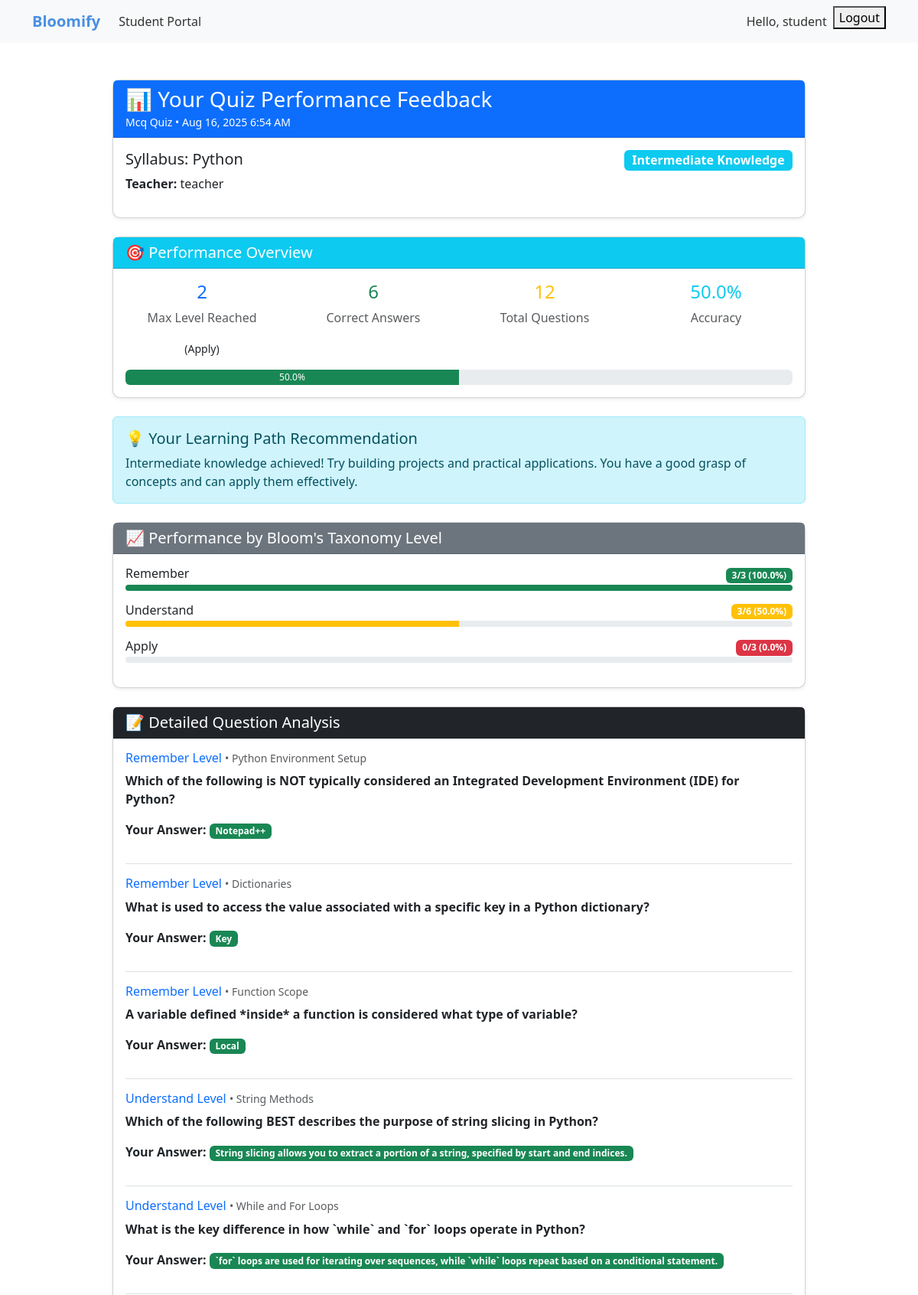
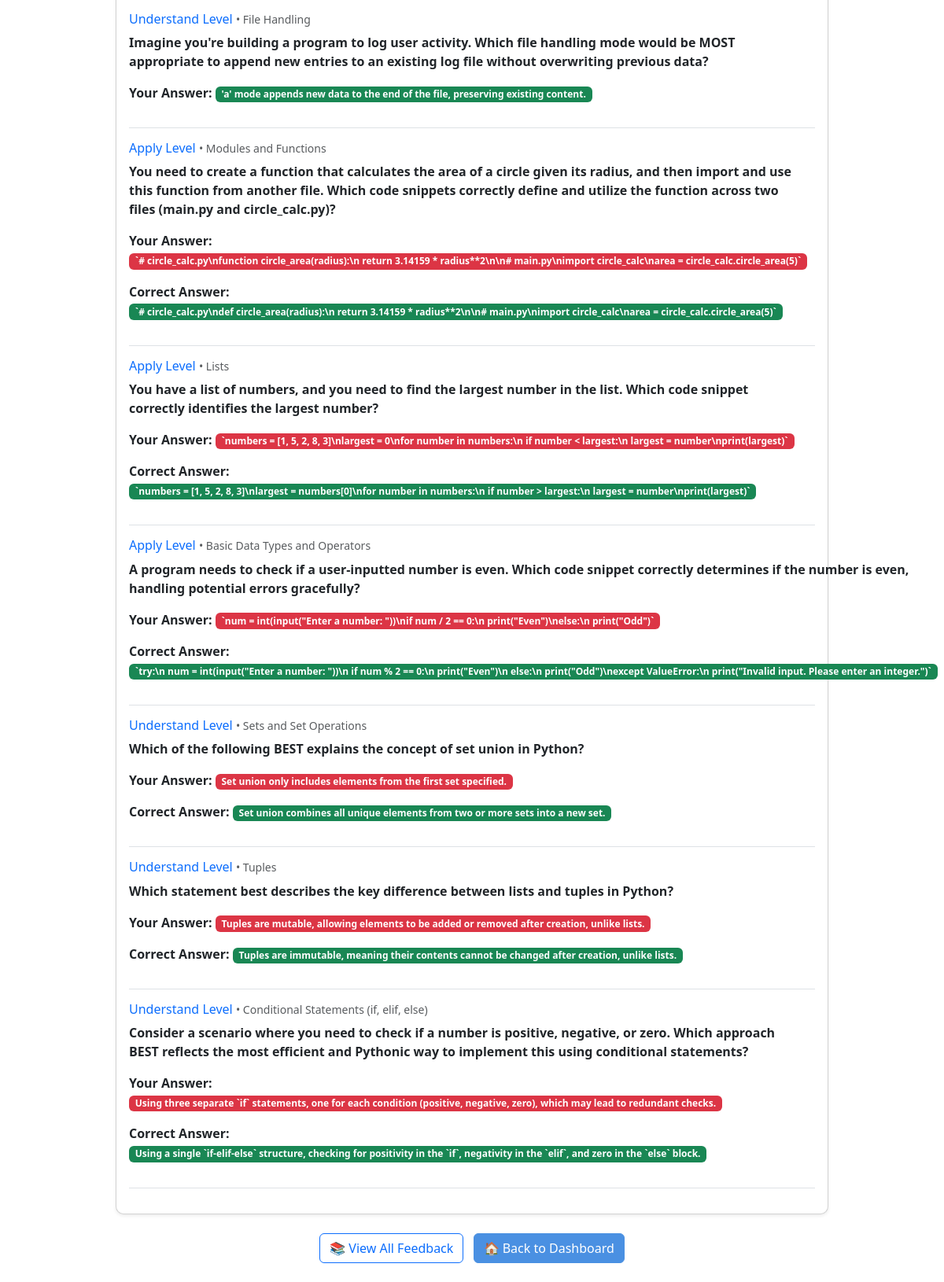
The app's page /feedback/detailed/1/ (signed in) with its own data (2 pictures, top to bottom).
### feedback/models.py (models this page shows, shortened)
class QuizFeedback(models.Model):
    QUIZ_TYPES = [
        ('mcq', 'Multiple Choice Questions'),
        ('descriptive', 'Descriptive Questions'),
    ]
    FEEDBACK_LEVELS = [
        ('basic', 'Basic Knowledge'),
        ('intermediate', 'Intermediate Knowledge'),
        ('advanced', 'Advanced Knowledge'),
        ('excellent', 'Excellent Knowledge'),
    ]
    student = models.ForeignKey(User, on_delete=models.CASCADE, related_name='quiz_feedbacks')
    teacher = models.ForeignKey(User, on_delete=models.CASCADE, related_name='given_feedbacks')
    syllabus = models.ForeignKey(Syllabus, on_delete=models.CASCADE)
    quiz_type = models.CharField(max_length=20, choices=QUIZ_TYPES)
    max_level_reached = models.IntegerField(default=0)  # 0-5 (representing remember to create)
    feedback_level = models.CharField(max_length=20, choices=FEEDBACK_LEVELS)
    feedback_message = models.TextField()
    total_questions_attempted = models.IntegerField(default=0)
    total_correct_answers = models.IntegerField(default=0)
    accuracy_percentage = models.FloatField(default=0.0)
    created_at = models.DateTimeField(auto_now_add=True)
    class Meta:
        ordering = ['-created_at']

class QuizQuestionResult(models.Model):
    feedback = models.ForeignKey(QuizFeedback, on_delete=models.CASCADE, related_name='question_results')
    bloom_level = models.CharField(max_length=20)  # remember, understand, apply, etc.
    question_text = models.TextField()
    student_answer = models.TextField()
    correct_option = models.CharField(max_length=500, blank=True, null=True)
    selected_option = models.CharField(max_length=500, blank=True, null=True)
    expected_keywords = models.JSONField(blank=True, null=True)  # Store as list
    matched_keywords = models.JSONField(blank=True, null=True)  # Store matching details
    is_correct = models.BooleanField(default=False)
    score_percentage = models.FloatField(default=0.0)
    topic = models.CharField(max_length=200, blank=True, null=True)
    created_at = models.DateTimeField(auto_now_add=True)
    class Meta:
        ordering = ['created_at']

### teachers/models.py (models this page shows, shortened)
class Syllabus(models.Model):
    teacher = models.ForeignKey(User, on_delete=models.CASCADE)
    teacher_name = models.CharField(max_length=100, blank=True, null=True)
    college = models.CharField(max_length=200, blank=True, null=True)
    title = models.CharField(max_length=200)
    content = models.TextField(blank=True, null=True)
    pdf_file = models.FileField(upload_to='syllabus/', blank=True, null=True)
    created_at = models.DateTimeField(auto_now_add=True)

### feedback/views.py (the view)
# urls.py: path('detailed/<int:feedback_id>/', views.detailed_feedback, name='detailed_feedback'),
@login_required
def detailed_feedback(request, feedback_id):
    feedback_data = FeedbackService.get_feedback_details(feedback_id)
    if not feedback_data:
        messages.error(request, "Feedback not found.")
        return redirect('students:dashboard')
    feedback = feedback_data['feedback']
    question_results = feedback_data['question_results']
    if feedback.student != request.user:
        messages.error(request, "You can only view your own feedback.")
        return redirect('students:dashboard')
    levels_data = {}
    bloom_levels = ['remember', 'understand', 'apply', 'analyze', 'evaluate', 'create']
    for level in bloom_levels:
        level_questions = question_results.filter(bloom_level=level)
        if level_questions.exists():
            levels_data[level] = {
                'questions': level_questions,
                'total': level_questions.count(),
                'correct': level_questions.filter(is_correct=True).count(),
                'accuracy': (level_questions.filter(is_correct=True).count() / level_questions.count()) * 100 if level_questions.count() > 0 else 0
            }
    context = {
        'feedback': feedback,
        'question_results': question_results,
        'levels_data': levels_data,
        'bloom_levels': bloom_levels,
        'max_level_name': bloom_levels[feedback.max_level_reached] if feedback.max_level_reached < len(bloom_levels) else 'create'
    }
    return render(request, 'feedback/detailed_feedback.html', context)

### feedback/services.py (called while the page is built)
    @staticmethod
    def get_feedback_details(feedback_id):
        try:
            feedback = QuizFeedback.objects.get(id=feedback_id)
            question_results = feedback.question_results.all()
            return {
                'feedback': feedback,
                'question_results': question_results
            }
        except QuizFeedback.DoesNotExist:
            return None

### students/templatetags/custom_tags.py (called while the page is built)
@register.filter(name='has_group')
def has_group(user, group_name):
    return user.groups.filter(name=group_name).exists()

### bloomify/templates/feedback/detailed_feedback.html (shortened to what this page needs)
{% extends 'base.html' %}
{% load feedback_tags %}
{% block content %}
<div class="container mt-5">
    <div class="row justify-content-center">
        <div class="col-md-10">
            <div class="card mb-4 shadow-sm">
                <div class="card-header bg-primary text-white">
                    <h3 class="mb-0">📊 Your Quiz Performance Feedback</h3>
                    <small>{{ feedback.quiz_type|title }} Quiz • {{ feedback.created_at|date:"M d, Y g:i A" }}</small>
                </div>
                <div class="card-body">
                    <div class="row">
                        <div class="col-md-8">
                            <h5>Syllabus: {{ feedback.syllabus.title }}</h5>
                            <p><strong>Teacher:</strong> {{ feedback.teacher.get_full_name|default:feedback.teacher.username }}</p>
                        </div>
                        <div class="col-md-4 text-end">
                            <span class="badge bg-{% if feedback.feedback_level == 'excellent' %}success{% elif feedback.feedback_level == 'advanced' %}warning{% elif feedback.feedback_level == 'intermediate' %}info{% else %}primary{% endif %} fs-6">
                                {{ feedback.feedback_level|title }} Knowledge
                            </span>
                        </div>
                    </div>
                </div>
            </div>
            <div class="card mb-4 shadow-sm">
                <div class="card-header bg-info text-white">
                    <h5 class="mb-0">🎯 Performance Overview</h5>
                </div>
                <div class="card-body">
                    <div class="row">
                        <div class="col-md-3 text-center">
                            <h4 class="text-primary">{{ feedback.max_level_reached }}</h4>
                            <p class="text-muted">Max Level Reached</p>
                            <small>({{ max_level_name|title }})</small>
                        </div>
                        <div class="col-md-3 text-center">
                            <h4 class="text-success">{{ feedback.total_correct_answers }}</h4>
                            <p class="text-muted">Correct Answers</p>
                        </div>
                        <div class="col-md-3 text-center">
                            <h4 class="text-warning">{{ feedback.total_questions_attempted }}</h4>
                            <p class="text-muted">Total Questions</p>
                        </div>
                        <div class="col-md-3 text-center">
                            <h4 class="text-info">{{ feedback.accuracy_percentage|floatformat:1 }}%</h4>
                            <p class="text-muted">Accuracy</p>
                        </div>
                    </div>
                    <div class="mt-3">
                        <div class="progress" style="height: 20px;">
                            <div class="progress-bar bg-success" role="progressbar"
                                 style="width: {{ feedback.accuracy_percentage }}%"
                                 aria-valuenow="{{ feedback.accuracy_percentage }}" aria-valuemin="0" aria-valuemax="100">
                                {{ feedback.accuracy_percentage|floatformat:1 }}%
                            </div>
                        </div>
                    </div>
                </div>
            </div>
            <div class="alert alert-{% if feedback.feedback_level == 'excellent' %}success{% elif feedback.feedback_level == 'advanced' %}warning{% elif feedback.feedback_level == 'intermediate' %}info{% else %}primary{% endif %} mb-4">
                <h5>💡 Your Learning Path Recommendation</h5>
                <p class="mb-0">{{ feedback.feedback_message }}</p>
            </div>
            {% if levels_data %}
            <div class="card mb-4 shadow-sm">
                <div class="card-header bg-secondary text-white">
                    <h5 class="mb-0">📈 Performance by Bloom's Taxonomy Level</h5>
                </div>
                <div class="card-body">
                    {% for level_name in bloom_levels %}
                        {% for level_data_key, level_data in levels_data.items %}
                            {% if level_data_key == level_name %}
                            <div class="mb-3">
                                <div class="d-flex justify-content-between align-items-center">
                                    <h6 class="mb-1">{{ level_name|title }}</h6>
                                    <span class="badge bg-{% if level_data.accuracy >= 70 %}success{% elif level_data.accuracy >= 50 %}warning{% else %}danger{% endif %}">
                                        {{ level_data.correct }}/{{ level_data.total }} ({{ level_data.accuracy|floatformat:1 }}%)
                                    </span>
                                </div>
                                <div class="progress" style="height: 8px;">
                                    <div class="progress-bar bg-{% if level_data.accuracy >= 70 %}success{% elif level_data.accuracy >= 50 %}warning{% else %}danger{% endif %}"
                                         style="width: {{ level_data.accuracy }}%"></div>
                                </div>
                            </div>
                            {% endif %}
                        {% endfor %}
                    {% endfor %}
                </div>
            </div>
            {% endif %}
            <div class="card mb-4 shadow-sm">
                <div class="card-header bg-dark text-white">
                    <h5 class="mb-0">📝 Detailed Question Analysis</h5>
                </div>
                <div class="card-body">
                    {% for result in question_results %}
                    <div class="border-bottom pb-3 mb-3">
                        <div class="d-flex justify-content-between align-items-start">
                            <div class="flex-grow-1">
                                <h6 class="text-primary">{{ result.bloom_level|title }} Level
                                    {% if result.topic %}
                                        <small class="text-muted">• {{ result.topic }}</small>
                                    {% endif %}
                                </h6>
                                <p class="fw-bold">{{ result.question_text }}</p>
                                {% if feedback.quiz_type == 'mcq' %}
                                    <p><strong>Your Answer:</strong>
                                        <span class="badge {% if result.is_correct %}bg-success{% else %}bg-danger{% endif %}">
                                            {{ result.selected_option }}
                                        </span>
                                    </p>
                                    {% if not result.is_correct %}
                                        <p><strong>Correct Answer:</strong>
                                            <span class="badge bg-success">{{ result.correct_option }}</span>
                                        </p>
                                    {% endif %}
                                {% endif %}
                            </div>
                        </div>
                    </div>
                    {% empty %}
                    <p class="text-muted">No question details available.</p>
                    {% endfor %}
                </div>
            </div>
            <div class="text-center mb-4">
                <a href="{% url 'feedback:feedback_history' %}" class="btn btn-outline-primary me-2">
                    📚 View All Feedback
                </a>
                <a href="{% url 'students:dashboard' %}" class="btn btn-primary">
                    🏠 Back to Dashboard
                </a>
            </div>
        </div>
    </div>
</div>
{% endblock %}

### bloomify/templates/base.html (shortened to what this page needs)
<!DOCTYPE html>
<html lang="en">
<head>
    <link href="https://cdn.jsdelivr.net/npm/bootstrap@5.3.0/dist/css/bootstrap.min.css" rel="stylesheet">
    {% load custom_tags %}
</head>
<body>
    <nav class="navbar navbar-expand-lg navbar-light bg-light mb-4">
        <div class="container">
            <a class="navbar-brand" href="/">Bloomify</a>
            <div class="collapse navbar-collapse" id="navbarNav">
                <ul class="navbar-nav me-auto">
                    {% if not user.is_authenticated %}
                    <li class="nav-item">
                        <a class="nav-link" href="{% url 'teachers:dashboard' %}">Teacher Portal</a>
                    </li>
                    <li class="nav-item">
                        <a class="nav-link" href="{% url 'students:dashboard' %}">Student Portal</a>
                    </li>
                    {% else %}
                    {% if user|has_group:"teacher" %}
                    <li class="nav-item">
                        <a class="nav-link" href="{% url 'teachers:dashboard' %}">Teacher Portal</a>
                    </li>
                    {% elif user|has_group:"student" %}
                    <li class="nav-item">
                        <a class="nav-link" href="{% url 'students:dashboard' %}">Student Portal</a>
                    </li>
                    {% endif %}
                    {% endif %}
                </ul>
                <ul class="navbar-nav ms-auto">
                    {% if user.is_authenticated %}
                    <li class="nav-item">
                        <span class="nav-link">Hello, {{ user.username }}</span>
                    </li>
                    <li class="nav-item">
                        <form action="{% url 'accounts:logout' %}" method="post">
                            <button type="submit">Logout</button>
                        </form>
                    </li>
                    {% endif %}
                </ul>
            </div>
        </div>
    </nav>
    <div class="container">
        {% block content %}{% endblock %}
    </div>
</body>
</html>

### bloomify/templates/base.html (style rules this page uses)
.navbar-brand { font-weight: bold; color: #4a90e2 !important; }
.nav-link { color: #333 !important; }
.card { border-radius: 10px; box-shadow: 0 2px 4px rgba(0, 0, 0, 0.1); }
.btn-primary { background-color: #4a90e2; border-color: #4a90e2; }

### records on screen
QuizFeedback: quiz_type "Mcq", created_at "Aug 16, 2025 6:54 AM", syllabus "Python", teacher.get_full_name "teacher", feedback_level "Intermediate", max_level_reached "2", total_correct_answers "6", total_questions_attempted "12", accuracy_percentage "50.0", feedback_message "Intermediate knowledge achieved! Try building projects and practical applications. You have a good grasp of concepts and can apply them effectively."
QuizQuestionResult: bloom_level "Remember", correct "3", total "3", accuracy "100.0", topic "Function Scope", question_text "A variable defined *inside* a function is considered what type of variable?", selected_option "Local"
QuizQuestionResult: bloom_level "Understand", correct "3", total "6", accuracy "50.0", topic "File Handling", question_text "Imagine you're building a program to log user activity. Which file handling mode would be MOST appropriate to append new entries to an existing log file without overwriting previous data?", selected_option "'a' mode appends new data to the end of the file, preserving existing content."
QuizQuestionResult: bloom_level "Remember", topic "Python Environment Setup", question_text "Which of the following is NOT typically considered an Integrated Development Environment (IDE) for Python?", selected_option "Notepad++"
QuizQuestionResult: bloom_level "Remember", topic "Dictionaries", question_text "What is used to access the value associated with a specific key in a Python dictionary?", selected_option "Key"
QuizQuestionResult: bloom_level "Understand", topic "String Methods", question_text "Which of the following BEST describes the purpose of string slicing in Python?", selected_option "String slicing allows you to extract a portion of a string, specified by start and end indices."
QuizQuestionResult: bloom_level "Understand", topic "While and For Loops", question_text "What is the key difference in how `while` and `for` loops operate in Python?", selected_option "`for` loops are used for iterating over sequences, while `while` loops repeat based on a conditional statement."
QuizQuestionResult: bloom_level "Apply", topic "Modules and Functions", question_text "You need to create a function that calculates the area of a circle given its radius, and then import and use this function from another file. Which code snippets correctly define and utilize the function across two files (main.py and circle_calc.py)?", selected_option "`# circle_calc.py\\nfunction circle_area(radius):\\n return 3.14159 * radius**2\\n\\n# main.py\\nimport circle_calc\\narea = circle_calc.circle_area(5)`", correct_option "`# circle_calc.py\\ndef circle_area(radius):\\n return 3.14159 * radius**2\\n\\n# main.py\\nimport circle_calc\\narea = circle_calc.circle_area(5)`"
QuizQuestionResult: bloom_level "Apply", topic "Lists", question_text "You have a list of numbers, and you need to find the largest number in the list. Which code snippet correctly identifies the largest number?", selected_option "`numbers = [1, 5, 2, 8, 3]\\nlargest = 0\\nfor number in numbers:\\n if number < largest:\\n largest = number\\nprint(largest)`", correct_option "`numbers = [1, 5, 2, 8, 3]\\nlargest = numbers[0]\\nfor number in numbers:\\n if number > largest:\\n largest = number\\nprint(largest)`"
QuizQuestionResult: bloom_level "Apply", topic "Basic Data Types and Operators", question_text "A program needs to check if a user-inputted number is even. Which code snippet correctly determines if the number is even, handling potential errors gracefully?", selected_option "`num = int(input(\"Enter a number: \"))\\nif num / 2 == 0:\\n print(\"Even\")\\nelse:\\n print(\"Odd\")`", correct_option "`try:\\n num = int(input(\"Enter a number: \"))\\n if num % 2 == 0:\\n print(\"Even\")\\n else:\\n print(\"Odd\")\\nexcept ValueError:\\n print(\"Invalid input. Please enter an integer.\")`"
QuizQuestionResult: bloom_level "Understand", topic "Sets and Set Operations", question_text "Which of the following BEST explains the concept of set union in Python?", selected_option "Set union only includes elements from the first set specified.", correct_option "Set union combines all unique elements from two or more sets into a new set."
QuizQuestionResult: bloom_level "Understand", topic "Tuples", question_text "Which statement best describes the key difference between lists and tuples in Python?", selected_option "Tuples are mutable, allowing elements to be added or removed after creation, unlike lists.", correct_option "Tuples are immutable, meaning their contents cannot be changed after creation, unlike lists."
QuizQuestionResult: bloom_level "Understand", topic "Conditional Statements (if, elif, else)", question_text "Consider a scenario where you need to check if a number is positive, negative, or zero. Which approach BEST reflects the most efficient and Pythonic way to implement this using conditional statements?", selected_option "Using three separate `if` statements, one for each condition (positive, negative, zero), which may lead to redundant checks.", correct_option "Using a single `if-elif-else` structure, checking for positivity in the `if`, negativity in the `elif`, and zero in the `else` block."

### other values on screen
{{ user.username }} "student"
{{ max_level_name|title }} "Apply"
{{ level_name|title }} "Apply"
{{ level_data.correct }} "0"
{{ level_data.total }} "3"
{{ level_data.accuracy|floatformat:1 }} "0.0"
